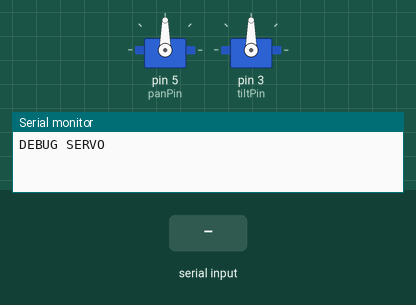
Recording of a sketch running on a simulated Arduino Uno, built with avr-gcc and run on an emulated ATmega328P. Parts: 2 × servo, the last lines printed to the serial monitor. The test bench sets the inputs (shaded band).

Above: at 3.2 s.
3.3 s: "yoqsetio\n" received over Serial
At 4.1 s:
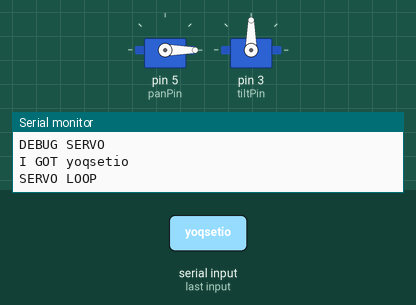
12.3 s: "1\n" received over Serial
At 12.6 s:
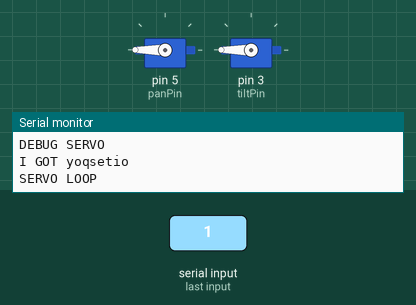
13.8 s: "yoqsetio\n" received over Serial
At 14.6 s:
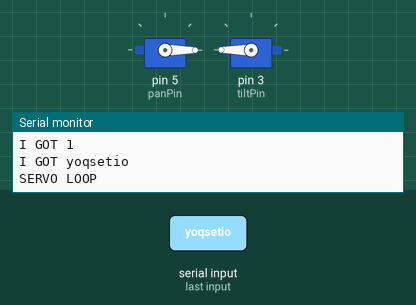
Timing chart, 0 to 22.3 s (numbered marks = the images above; inputs shaded):
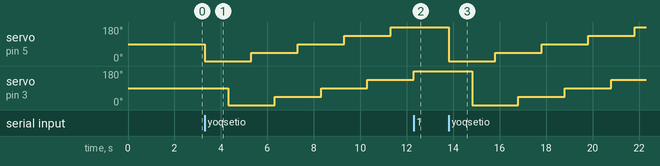

Measured:
- after the input at 3.3 s, servo on pin 5 (panPin): 90° → 0° at once, → 45° 2.0 s later, → 90° 2.0 s later, → 135° 2.0 s later, … (5 changes in this stretch); servo on pin 3 (tiltPin): 90° → 0° after 1.0 s, → 45° 2.0 s later, → 90° 2.0 s later, → 135° 2.0 s later
- after the input at 12.3 s, servo on pin 5 (panPin): stays 180° (without the input it goes to 0° after 1.0 s)
- after the input at 13.8 s, servo on pin 5 (panPin): 180° → 0° at once, → 45° 2.0 s later, → 90° 2.0 s later, → 135° 2.0 s later, … (5 changes in this stretch); servo on pin 3 (tiltPin): 180° → 0° after 1.0 s, → 45° 2.0 s later, → 90° 2.0 s later, → 135° 2.0 s later

The sketch:

Servo-Debug.ino
```cpp
#include <Servo.h>

#define panPin 5
#define tiltPin 3

#define buttonPin 7

Servo pan;
Servo tilt;

String str;

void setup() {
  Serial.begin(9600);
  // put your setup code here, to run once:
  pan.attach(panPin);
  tilt.attach(tiltPin);
  pinMode(buttonPin, INPUT);

  pan.write(90);
   delay(1000);
   tilt.write(90);
   delay(1000);
   Serial.println("DEBUG SERVO");


}

void loop() {

 //
 if(Serial.available() > 0) {

  str = Serial.readStringUntil('\n');
  Serial.println("I GOT "+str);
  str.trim();
 }

 // if(digitalRead(buttonPin)) {
 if ( str.equals("yoqsetio")) {

  // put your main code here, to run repeatedly:
  Serial.println("SERVO LOOP");
   pan.write(0);
   delay(1000);
   tilt.write(0);
   delay(1000);

   pan.write(45);
   delay(1000);
   tilt.write(45);
   delay(1000);

   pan.write(90);
   delay(1000);
   tilt.write(90);
   delay(1000);

   pan.write(135);
   delay(1000);
   tilt.write(135);
   delay(1000);

   pan.write(180);
   delay(1000);
   tilt.write(180);
   delay(1000);
 }
}
```
